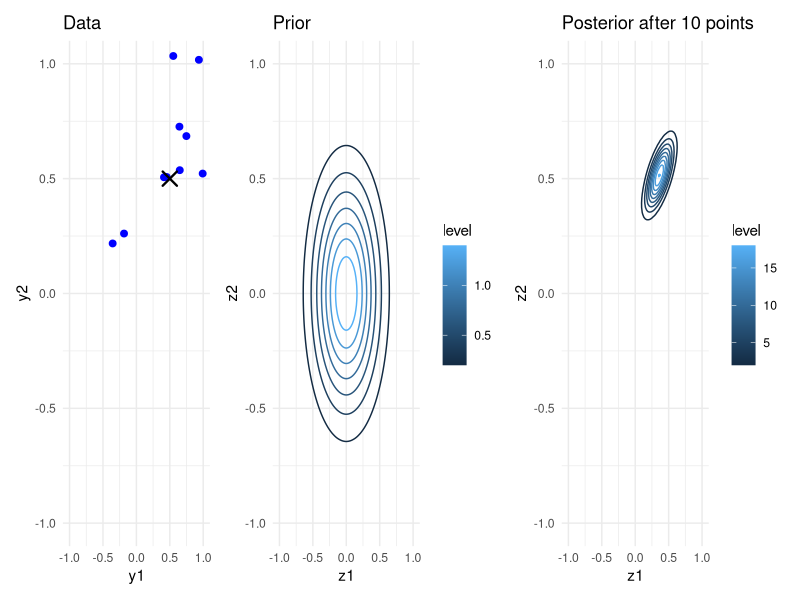

The R script that drew this image:
library(tidyverse)
library(patchwork)

plot_data_r <- function(x, mu_true, title) {
  df <- as_tibble(x) |>
    setNames(c("y1", "y2"))

  mu_df <- tibble(
    y1 = mu_true[1],
    y2 = mu_true[2]
  )

  ggplot(
    df,
    aes(x = y1, y = y2)
  ) +
    geom_point(color = "blue", size = 2) +
    geom_point(
      data = mu_df,
      aes(x = y1, y = y2),
      shape = 4,
      size = 4,
      color = "black",
      stroke = 1.2
    ) +
    coord_cartesian(
      xlim = c(-1, 1),
      ylim = c(-1, 1)
    ) +
    labs(title = title, x = "y1", y = "y2") +
    theme_minimal()
}

make_contour_plot_r <- function(df, title) {

  ggplot(
    df,
    aes(x = x1, y = x2, z = p)
  ) +
    geom_contour(
      aes(color = after_stat(level))
    ) +
    coord_cartesian(
      xlim = c(-1, 1),
      ylim = c(-1, 1)
    ) +
    labs(
      title = title,
      x = "z1",
      y = "z2"
    ) +
    theme_minimal()
}

set.seed(5)

n_points <- 10

# Part A
z <- c(0.5, 0.5)

sigma_data <- 0.1 *
  matrix(
    c(2, 1,
      1, 1),
    nrow = 2,
    byrow = TRUE
  )

data_points <- MASS::mvrnorm(
  n = n_points,
  mu = z,
  Sigma = sigma_data
)

p_data <- plot_data_r(data_points, z, "Data")

# Part B
z_prior_mu <- c(0, 0)
z_prior_Sigma <- 0.1 * diag(2)

grid_seq <- seq(-1, 1, length.out = 100)

grid <- expand_grid(x1 = grid_seq, x2 = grid_seq)

df_prior <- grid |>
  mutate(
    p = mvtnorm::dmvnorm(
      cbind(x1, x2),
      mean = z_prior_mu,
      sigma = z_prior_Sigma
    )
  )

p_prior <- make_contour_plot_r(df_prior, "Prior")

# Part C
S0_inv <- solve(z_prior_Sigma)
S_inv  <- solve(sigma_data)

post_Sigma <- solve(S0_inv + n_points * S_inv)

y_bar <- colMeans(data_points)

post_mu <- post_Sigma %*% (
  n_points * S_inv %*% y_bar +
    S0_inv %*% z_prior_mu
)

df_post <- grid |>
  mutate(
    p = mvtnorm::dmvnorm(
      cbind(x1, x2),
      mean = as.vector(post_mu),
      sigma = post_Sigma
    )
  )

p_post <- make_contour_plot_r(
  df_post,
  paste0("Posterior after ", n_points, " points")
)

p_data | p_prior | p_post
